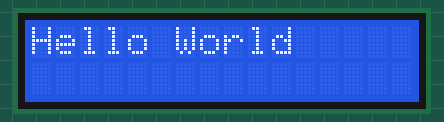
This sketch was run on a simulated Arduino Uno, built with avr-gcc and run on an emulated ATmega328P. Shown: 16×2 character LCD.

Above: at 0.1 s.
At 4.1 s:
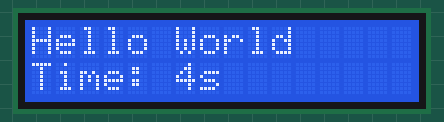
At 9.1 s:
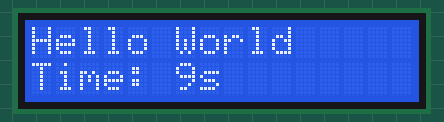
At 19.1 s:
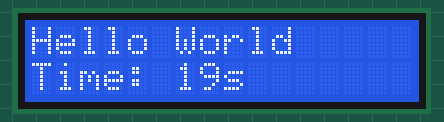
At 29.1 s:
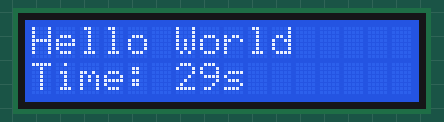
At 39.1 s:
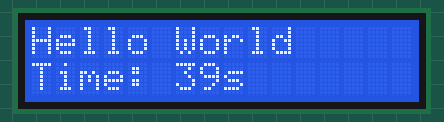

The sketch:

LCD-16-2-I2C-Print-Hello-World-Seconds-Timer.ino
```cpp
#include <Wire.h>
#include <LiquidCrystal_I2C.h>

LiquidCrystal_I2C lcd(0x27, 16, 2); // Address 0x27 (sometimes 0x3F)

void setup() {
  lcd.init();
  lcd.backlight();
  lcd.setCursor(0, 0);
  lcd.print("Hello World");
}

void loop() {
  static unsigned long prevMillis = 0;
  static int seconds = 0;

  if (millis() - prevMillis >= 1000) {
    prevMillis = millis();
    seconds++;
    lcd.setCursor(0, 1);
    lcd.print("Time: ");
    lcd.print(seconds);
    lcd.print("s   "); // Extra spaces clear old digits
  }
}
```

Measured:
- what the display in image 1 shows lasts 1.0 s, from 4.0 s to 5.0 s
